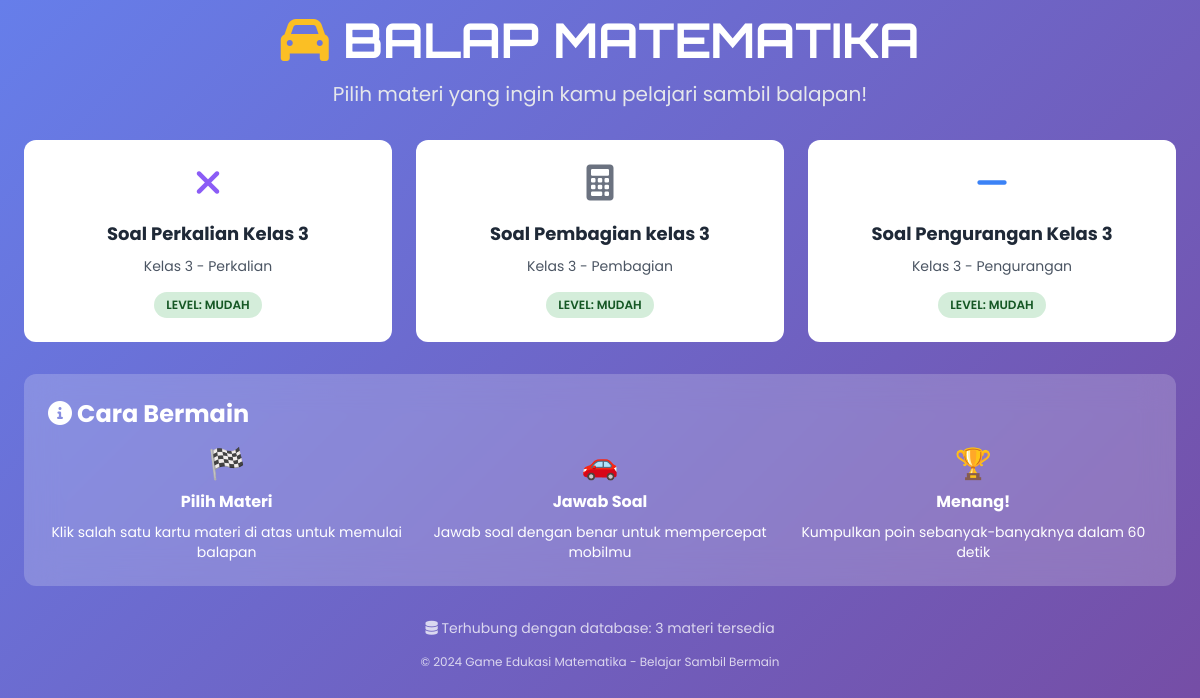
Page /Siswa/content/games/addition_speed_challenge.php?tingkat=Mudah on the committed database.
### tables this page shows
CREATE TABLE `soal` (
  `soal_id` int UNSIGNED NOT NULL,
  `nama` varchar(255) NOT NULL,
  `kategori` varchar(50) NOT NULL,
  `kelas` tinyint UNSIGNED NOT NULL,
  `tingkat` enum('Mudah','Sedang','Sulit') NOT NULL DEFAULT 'Mudah'
);

### Siswa/content/games/addition_speed_challenge.php (the view, shortened to what this page needs)
<?php
require_once '../../../config/koneksi.php';
$kelas = 3;
$tingkat = isset($_GET['tingkat']) ? $_GET['tingkat'] : '';
$tingkatSafe = $koneksi->real_escape_string($tingkat);
$sql = "
    SELECT DISTINCT s.soal_id, s.nama, s.kategori, s.kelas, s.tingkat
    FROM soal s
    WHERE s.kelas = $kelas
";
if (!empty($tingkatSafe)) {
    $sql .= " AND s.tingkat = '$tingkatSafe'";
}
$sql .= " ORDER BY RAND()";
$result = $koneksi->query($sql);
$soal_list = [];
while ($row = $result->fetch_assoc()) {
    $soal_list[] = $row;
}
?>
<!DOCTYPE html>
<html lang="id">
<head>
    <link href="https://cdn.jsdelivr.net/npm/tailwindcss@2.2.19/dist/tailwind.min.css" rel="stylesheet">
    <link href="../../../src/output.css" rel="stylesheet" onerror="console.log('Local CSS failed')">
    <link rel="stylesheet" href="https://cdnjs.cloudflare.com/ajax/libs/font-awesome/6.0.0/css/all.min.css">
</head>
<body class="p-4">
    <div class="container mx-auto max-w-6xl">
        <div class="text-center mb-8">
            <h1 class="text-5xl font-bold orbitron-font text-white mb-4">
                <i class="fas fa-car text-yellow-400"></i>
                BALAP MATEMATIKA
            </h1>
            <p class="text-xl text-gray-200">Pilih materi yang ingin kamu pelajari sambil balapan!</p>
        </div>
        <div class="grid md:grid-cols-2 lg:grid-cols-3 xl:grid-cols-4 gap-6 mb-8">
            <?php if (!empty($soal_list)): ?>
                <?php foreach ($soal_list as $soal): ?>
                    <div class="bg-white rounded-xl p-6 text-center card-hover" onclick="startGame(<?= $soal['soal_id'] ?>)">
                        <div class="text-4xl mb-4">
                            <?php
                            switch ($soal['kategori']) {
                                case 'Perkalian':
                                    echo '<i class="fas fa-times text-purple-500"></i>';
                                    break;
                                case 'Pengurangan':
                                    echo '<i class="fas fa-minus text-blue-500"></i>';
                                    break;
                                default:
                                    echo '<i class="fas fa-calculator text-gray-500"></i>';
                                    break;
                            }
                            ?>
                        </div>
                        <h3 class="text-lg font-bold text-gray-800 mb-2"><?= htmlspecialchars($soal['nama']) ?></h3>
                        <p class="text-gray-600 mb-4 text-sm">Kelas <?= htmlspecialchars($soal['kelas']) ?> - <?= htmlspecialchars($soal['kategori']) ?></p>
                        <div class="difficulty-badge difficulty-<?= strtolower($soal['tingkat']) ?>">
                            Level: <?= htmlspecialchars($soal['tingkat']) ?>
                        </div>
                    </div>
                <?php endforeach; ?>
            <?php else: ?>
                <div class="col-span-full text-center text-white">
                    <p class="text-xl">Belum ada materi soal untuk kelas ini.</p>
                </div>
            <?php endif; ?>
        </div>
        <div class="bg-white bg-opacity-20 backdrop-blur-lg rounded-xl p-6">
            <h2 class="text-2xl font-bold text-white mb-4">
                <i class="fas fa-info-circle"></i> Cara Bermain
            </h2>
            <div class="grid md:grid-cols-3 gap-4 text-white">
                <div class="text-center">
                    <div class="text-3xl mb-2">🏁</div>
                    <h3 class="font-bold mb-2">Pilih Materi</h3>
                    <p class="text-sm">Klik salah satu kartu materi di atas untuk memulai balapan</p>
                </div>
                <div class="text-center">
                    <div class="text-3xl mb-2">🚗</div>
                    <h3 class="font-bold mb-2">Jawab Soal</h3>
                    <p class="text-sm">Jawab soal dengan benar untuk mempercepat mobilmu</p>
                </div>
                <div class="text-center">
                    <div class="text-3xl mb-2">🏆</div>
                    <h3 class="font-bold mb-2">Menang!</h3>
                    <p class="text-sm">Kumpulkan poin sebanyak-banyaknya dalam 60 detik</p>
                </div>
            </div>
        </div>
        <div class="mt-8 text-center text-white">
            <p class="text-sm opacity-75">
                <i class="fas fa-database"></i>
                Terhubung dengan database: <?= !empty($soal_list) ? count($soal_list) . ' materi tersedia' : 'Mode offline' ?>
            </p>
        </div>
        <div class="text-center mt-4 text-white">
            <p class="text-xs opacity-75">© 2024 Game Edukasi Matematika - Belajar Sambil Bermain</p>
        </div>
    </div>
</body>
</html>

### Siswa/content/games/addition_speed_challenge.php (style rules this page uses)
body { font-family: 'Poppins', sans-serif; background: linear-gradient(135deg, #667eea 0%, #764ba2 100%); min-height: 100vh; }
.orbitron-font { font-family: 'Orbitron', sans-serif; }
.card-hover { transition: all 0.3s ease; cursor: pointer; }
.difficulty-badge { display: inline-block; padding: 4px 12px; border-radius: 20px; font-size: 12px; font-weight: 600; text-transform: uppercase; }
.difficulty-mudah { background: #d4edda; color: #155724; }

### rows in the picture
soal: nama "Soal Perkalian Kelas 3", kelas "3", kategori "Perkalian", tingkat "MUDAH"
soal: nama "Soal Pembagian kelas 3", kelas "3", kategori "Pembagian", tingkat "MUDAH"
soal: nama "Soal Pengurangan Kelas 3", kelas "3", kategori "Pengurangan", tingkat "MUDAH"

### other values in the picture
count($soal_list) "3"
